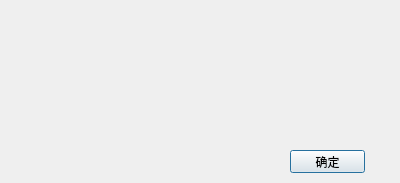
<?xml version="1.0" encoding="UTF-8"?>
<ui version="4.0">
 <class>AboutDlg</class>
 <widget class="QDialog" name="AboutDlg">
  <property name="geometry">
   <rect>
    <x>0</x>
    <y>0</y>
    <width>400</width>
    <height>183</height>
   </rect>
  </property>
  <property name="windowTitle">
   <string>Dialog</string>
  </property>
  <widget class="QPushButton" name="pushButton_Ok">
   <property name="geometry">
    <rect>
     <x>290</x>
     <y>150</y>
     <width>75</width>
     <height>23</height>
    </rect>
   </property>
   <property name="text">
    <string>确定</string>
   </property>
  </widget>
 </widget>
 <resources/>
 <connections/>
</ui>
